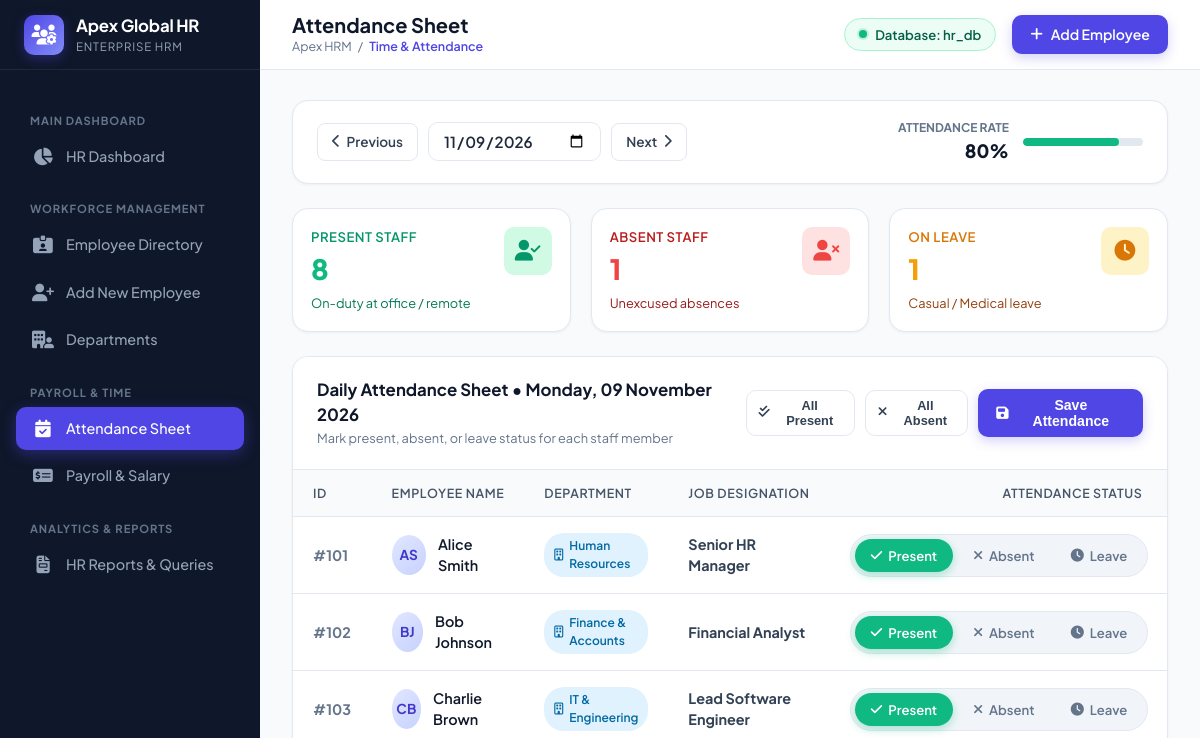
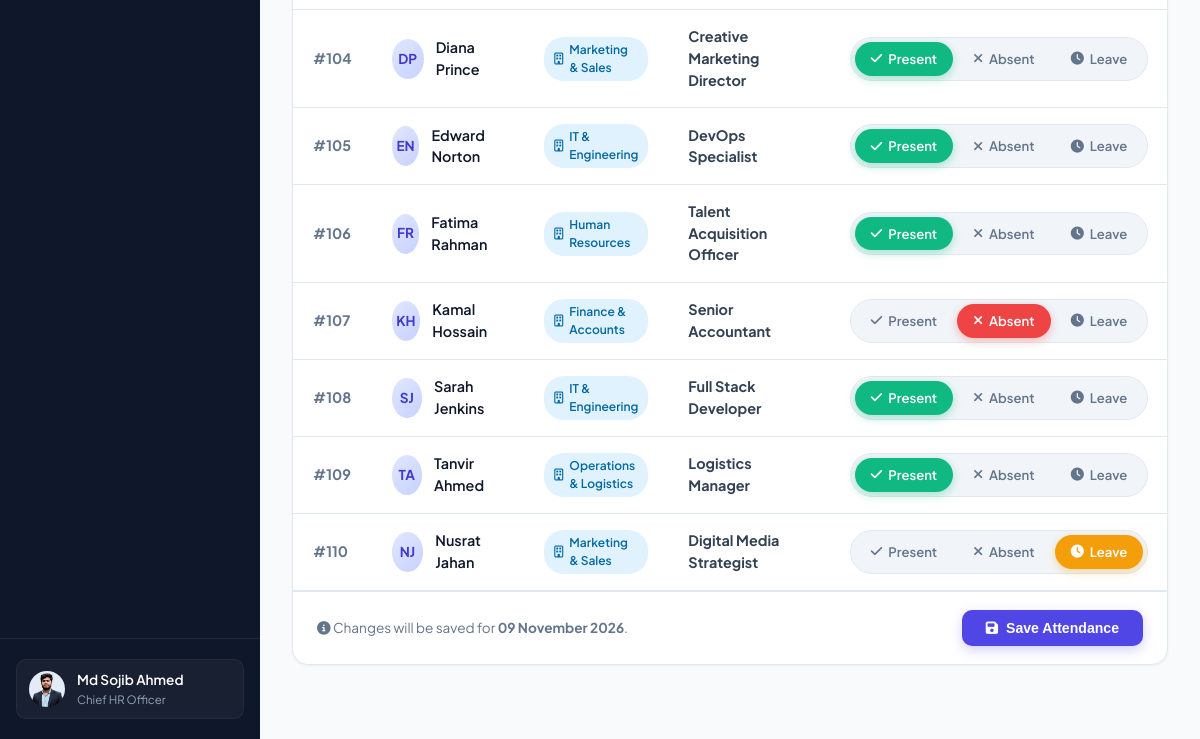
Before: /attendance.php with the older database file (2 pictures, top to bottom).
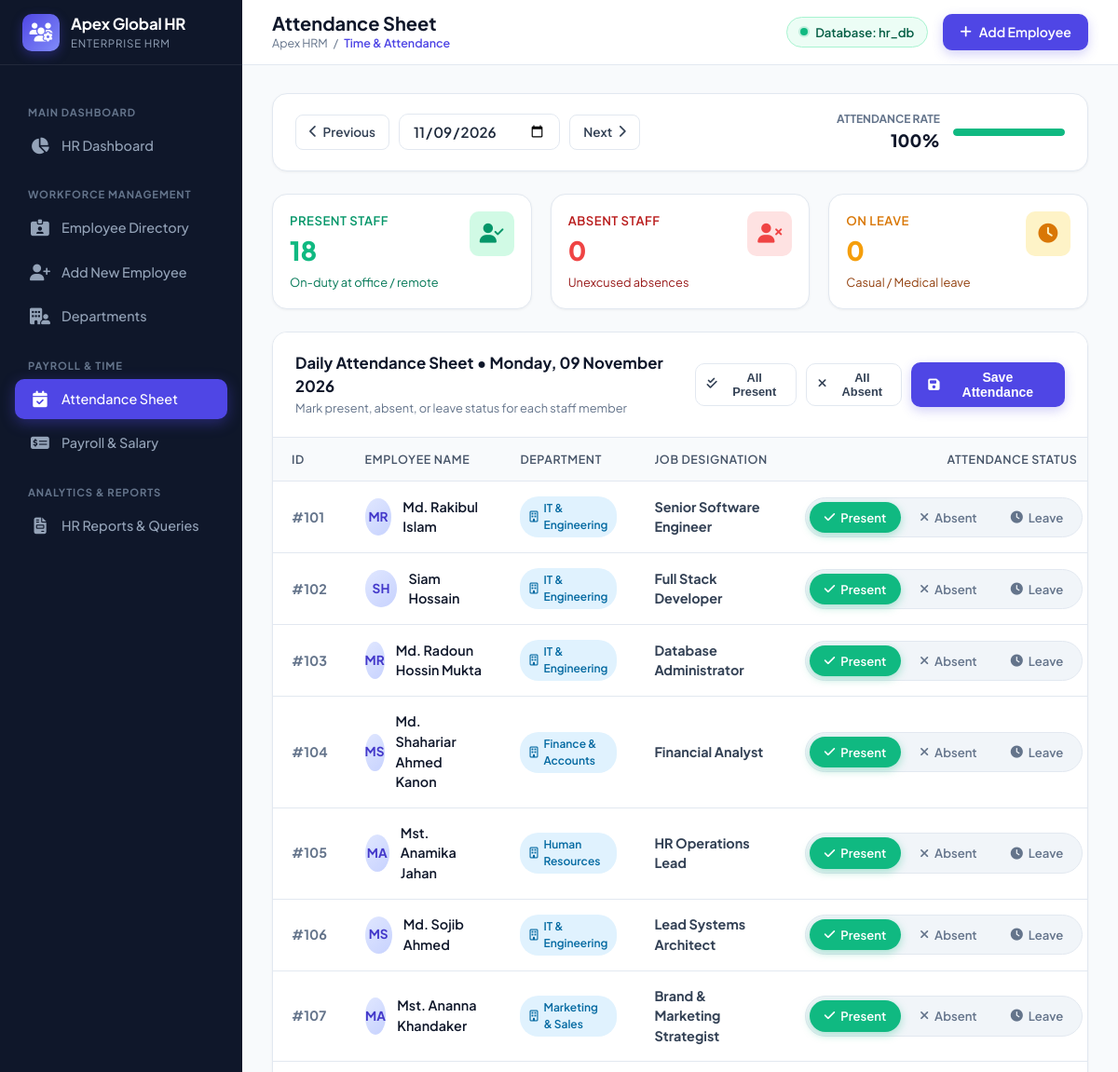
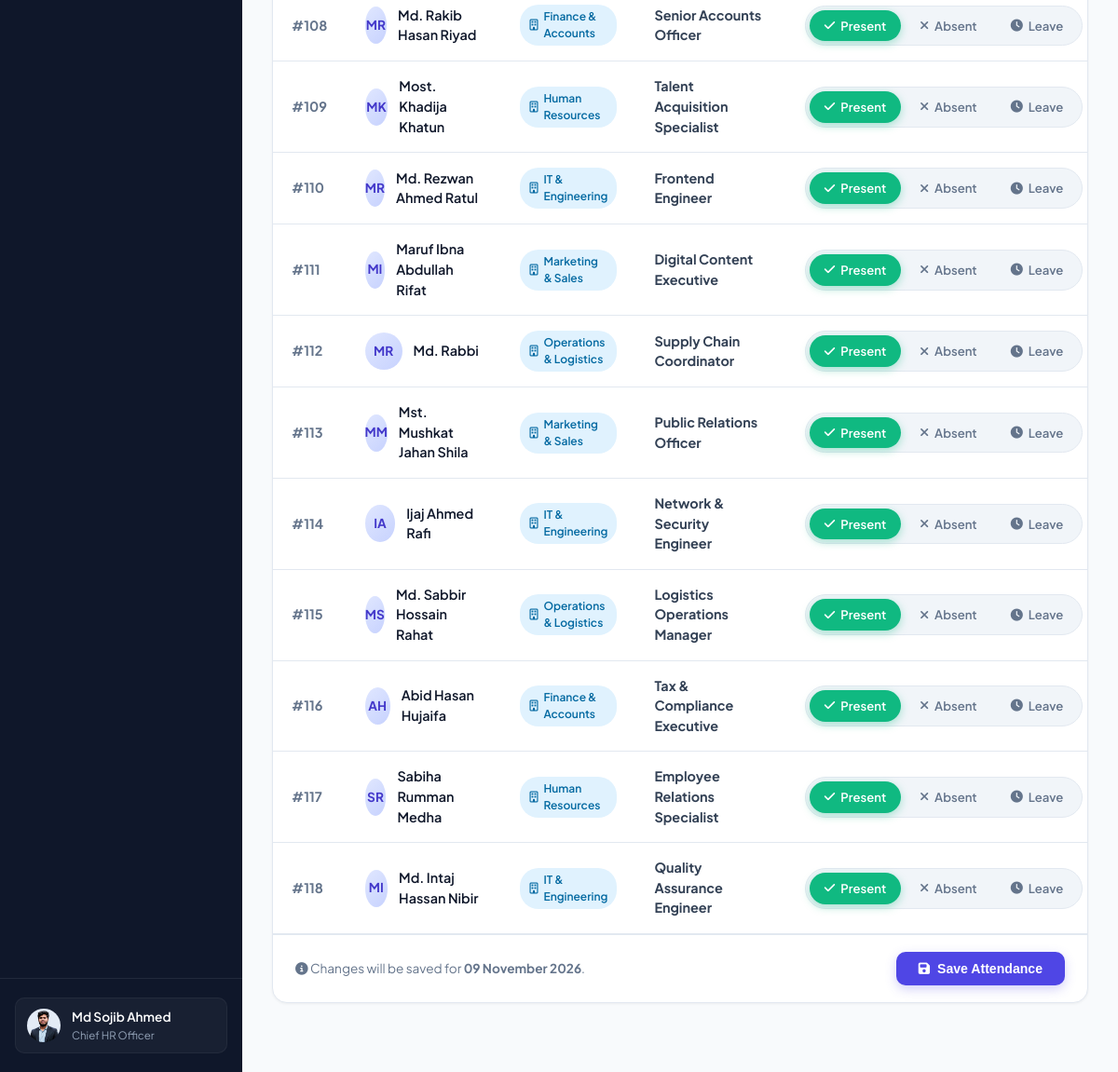
After: the same page with the newer database file (2 pictures, top to bottom).
### tables this page shows
CREATE TABLE `Employee` (
    `employee_id` INT PRIMARY KEY,
    `employee_name` VARCHAR(100) NOT NULL,
    `department_id` INT NULL,
    `designation` VARCHAR(100) DEFAULT 'Specialist',
    `email` VARCHAR(100) NOT NULL,
    `phone` VARCHAR(30) DEFAULT '01700000000',
    `hire_date` DATE DEFAULT '2024-01-15',
    `status` ENUM('Active', 'On Leave', 'Suspended') DEFAULT 'Active',
    `created_at` TIMESTAMP DEFAULT CURRENT_TIMESTAMP,
    FOREIGN KEY (`department_id`) REFERENCES `Department`(`department_id`) ON DELETE SET NULL
);

CREATE TABLE `Department` (
    `department_id` INT AUTO_INCREMENT PRIMARY KEY,
    `department_name` VARCHAR(100) NOT NULL,
    `department_code` VARCHAR(20) DEFAULT 'GEN',
    `location` VARCHAR(100) DEFAULT 'Headquarters',
    `created_at` TIMESTAMP DEFAULT CURRENT_TIMESTAMP
);

### attendance.php (the view, shortened to what this page needs)
<?php
require_once 'db.php';
$page_title = 'Attendance Sheet';
$breadcrumb = 'Time & Attendance';
$selected_date = isset($_GET['date']) ? $_GET['date'] : date('Y-m-d');
$prev_date     = date('Y-m-d', strtotime($selected_date . ' -1 day'));
$next_date     = date('Y-m-d', strtotime($selected_date . ' +1 day'));
$query = "SELECT
            e.employee_id,
            e.employee_name,
            e.designation,
            d.department_name,
            d.department_code,
            COALESCE(a.status, 'Present') as status
          FROM Employee e
          LEFT JOIN Department d ON e.department_id = d.department_id
          LEFT JOIN Attendance a ON e.employee_id = a.employee_id AND a.attendance_date = '$selected_date'
          ORDER BY e.employee_id ASC";
$result = mysqli_query($conn, $query);
$stat_sql = "SELECT
                SUM(CASE WHEN status = 'Present' THEN 1 ELSE 0 END) as p_cnt,
                SUM(CASE WHEN status = 'Absent' THEN 1 ELSE 0 END) as a_cnt,
                SUM(CASE WHEN status = 'Leave' THEN 1 ELSE 0 END) as l_cnt,
                COUNT(*) as total_logged
             FROM Attendance WHERE attendance_date = '$selected_date'";
$stat_res = mysqli_query($conn, $stat_sql);
$day_stats = ($stat_res) ? mysqli_fetch_assoc($stat_res) : ['p_cnt' => 0, 'a_cnt' => 0, 'l_cnt' => 0, 'total_logged' => 0];
$total_employees = 0;
$cnt_res = mysqli_query($conn, "SELECT COUNT(*) as c FROM Employee");
if ($cnt_res && $crow = mysqli_fetch_assoc($cnt_res)) {
    $total_employees = (int)$crow['c'];
}
$present_count = (int)$day_stats['p_cnt'];
$absent_count  = (int)$day_stats['a_cnt'];
$leave_count   = (int)$day_stats['l_cnt'];
$attendance_pct = ($total_employees > 0) ? round(($present_count / $total_employees) * 100) : 0;
include_once 'includes/header.php';
?>
<div class="app-card" style="margin-bottom:24px;">
  <div style="padding:18px 24px; display:flex; flex-wrap:wrap; justify-content:space-between; align-items:center; gap:16px;">
    <div style="display:flex; align-items:center; gap:10px; flex-wrap:wrap;">
      <a href="attendance.php?date=<?php echo $prev_date; ?>" class="date-nav-btn" title="Previous Day">
        <i class="fa-solid fa-chevron-left"></i> Previous
      </a>
      <form method="GET" action="attendance.php" id="datePickerForm" style="display:flex; align-items:center; gap:8px;">
        <div style="position:relative;">
          <input type="date" name="date" value="<?php echo htmlspecialchars($selected_date); ?>" class="form-control" onchange="document.getElementById('datePickerForm').submit();" style="font-size:0.95rem; font-weight:600; padding:8px 14px;">
        </div>
      </form>
      <a href="attendance.php?date=<?php echo $next_date; ?>" class="date-nav-btn" title="Next Day">
        Next <i class="fa-solid fa-chevron-right"></i>
      </a>
    </div>
    <div style="display:flex; align-items:center; gap:14px;">
      <div style="text-align:right;">
        <div style="font-size:0.75rem; color:var(--slate-500); text-transform:uppercase; font-weight:700;">Attendance Rate</div>
        <div style="font-size:1.15rem; font-weight:800; color:var(--slate-900);"><?php echo $attendance_pct; ?>%</div>
      </div>
      <div style="width:120px; background:#e2e8f0; height:8px; border-radius:10px; overflow:hidden;">
        <div style="width:<?php echo $attendance_pct; ?>%; background:#10b981; height:100%; border-radius:10px; transition:width 0.4s;"></div>
      </div>
    </div>
  </div>
</div>
<div class="metrics-grid" style="grid-template-columns: repeat(3, 1fr); margin-bottom:24px;">
  <div class="metric-card" style="padding:18px;">
    <div>
      <div class="metric-title" style="color:#059669;">Present Staff</div>
      <div class="metric-value" style="color:#10b981;"><?php echo $present_count; ?></div>
      <div class="metric-sub" style="color:#047857;">On-duty at office / remote</div>
    </div>
    <div class="metric-icon-box icon-green">
      <i class="fa-solid fa-user-check"></i>
    </div>
  </div>
  <div class="metric-card" style="padding:18px;">
    <div>
      <div class="metric-title" style="color:#b91c1c;">Absent Staff</div>
      <div class="metric-value" style="color:#ef4444;"><?php echo $absent_count; ?></div>
      <div class="metric-sub" style="color:#991b1b;">Unexcused absences</div>
    </div>
    <div class="metric-icon-box" style="background:#fee2e2; color:#ef4444;">
      <i class="fa-solid fa-user-xmark"></i>
    </div>
  </div>
  <div class="metric-card" style="padding:18px;">
    <div>
      <div class="metric-title" style="color:#d97706;">On Leave</div>
      <div class="metric-value" style="color:#f59e0b;"><?php echo $leave_count; ?></div>
      <div class="metric-sub" style="color:#92400e;">Casual / Medical leave</div>
    </div>
    <div class="metric-icon-box icon-amber">
      <i class="fa-solid fa-clock"></i>
    </div>
  </div>
</div>
<form method="POST" action="attendance.php" id="attendanceForm">
  <div class="app-card">
    <div class="card-header-custom">
      <div>
        <div class="card-title">Daily Attendance Sheet &bull; <?php echo date('l, d F Y', strtotime($selected_date)); ?></div>
        <div class="card-subtitle">Mark present, absent, or leave status for each staff member</div>
      </div>
      <div style="display:flex; align-items:center; gap:10px;">
        <button type="button" onclick="markAll('Present')" class="btn-secondary-custom" style="padding:7px 12px; font-size:0.8rem;">
          <i class="fa-solid fa-check-double text-success"></i> All Present
        </button>
        <button type="button" onclick="markAll('Absent')" class="btn-secondary-custom" style="padding:7px 12px; font-size:0.8rem;">
          <i class="fa-solid fa-xmark text-danger"></i> All Absent
        </button>
        <button type="submit" class="btn-primary-custom" style="padding:8px 18px;">
          <i class="fa-solid fa-floppy-disk"></i> Save Attendance
        </button>
      </div>
    </div>
    <div class="table-responsive">
      <table class="custom-table">
        <thead>
          <tr>
            <th style="width:70px;">ID</th>
            <th>Employee Name</th>
            <th>Department</th>
            <th>Job Designation</th>
            <th style="text-align:right; padding-right:30px;">Attendance Status</th>
          </tr>
        </thead>
        <tbody>
          <?php if ($result && mysqli_num_rows($result) > 0): ?>
            <?php while ($row = mysqli_fetch_assoc($result)):
              $current_st = $row['status'] ?? 'Present';
              $emp_id = $row['employee_id'];
              $parts = explode(' ', trim($row['employee_name']));
              $initials = strtoupper(substr($parts[0] ?? 'E', 0, 1) . substr($parts[1] ?? '', 0, 1));
            ?>
              <tr>
                <td><span style="font-weight:700; color:var(--slate-500);">#<?php echo $emp_id; ?></span></td>
                <td>
                  <div class="employee-cell">
                    <div class="avatar-badge"><?php echo $initials; ?></div>
                    <div>
                      <div class="emp-name"><?php echo htmlspecialchars($row['employee_name']); ?></div>
                    </div>
                  </div>
                </td>
                <td>
                  <span class="badge-custom badge-active">
                    <i class="fa-regular fa-building me-1"></i><?php echo htmlspecialchars($row['department_name'] ?? 'General'); ?>
                  </span>
                </td>
                <td><strong><?php echo htmlspecialchars($row['designation'] ?? 'Specialist'); ?></strong></td>
                <td style="text-align:right; padding-right:24px;">
                  <div class="status-pill-group">
                    <label class="status-pill-label <?php echo ($current_st == 'Present') ? 'active-present' : ''; ?>" onclick="updatePill(this, 'present')">
                      <i class="fa-solid fa-check"></i> Present
                    </label>
                    <label class="status-pill-label <?php echo ($current_st == 'Absent') ? 'active-absent' : ''; ?>" onclick="updatePill(this, 'absent')">
                      <i class="fa-solid fa-xmark"></i> Absent
                    </label>
                    <label class="status-pill-label <?php echo ($current_st == 'Leave') ? 'active-leave' : ''; ?>" onclick="updatePill(this, 'leave')">
                      <i class="fa-solid fa-clock"></i> Leave
                    </label>
                  </div>
                </td>
              </tr>
            <?php endwhile; ?>
          <?php endif; ?>
        </tbody>
      </table>
    </div>
    <div style="padding:18px 24px; border-top:1px solid var(--border-color); display:flex; justify-content:space-between; align-items:center;">
      <div style="color:var(--slate-500); font-size:0.85rem;">
        <i class="fa-solid fa-circle-info me-1 text-primary"></i> Changes will be saved for <b><?php echo date('d F Y', strtotime($selected_date)); ?></b>.
      </div>
      <button type="submit" class="btn-primary-custom" style="padding:10px 24px;">
        <i class="fa-solid fa-floppy-disk"></i> Save Attendance
      </button>
    </div>
  </div>
</form>
<?php include_once 'includes/footer.php'; ?>

### includes/header.php (shortened to what this page needs)
<!DOCTYPE html>
<html lang="en">
<head>
  <link rel="stylesheet" href="https://cdnjs.cloudflare.com/ajax/libs/font-awesome/6.5.1/css/all.min.css" />
  <link rel="stylesheet" href="assets/css/style.css">
</head>
<body>
<div class="app-wrapper">
  <?php include_once __DIR__ . '/sidebar.php'; ?>
  <main class="app-main">
    <header class="app-topbar">
      <div class="topbar-left">
        <div class="page-title">
          <h1><?php echo htmlspecialchars($page_title); ?></h1>
          <div class="page-breadcrumb">
            <span>Apex HRM</span>
            <span>/</span>
            <span style="color:var(--primary); font-weight:600;"><?php echo htmlspecialchars($breadcrumb); ?></span>
          </div>
        </div>
      </div>
      <div class="topbar-right">
        <div class="db-pill">
          <span class="pulse-dot"></span>
          <span>Database: hr_db</span>
        </div>
        <a href="add_employee.php" class="btn-primary-custom">
          <i class="fa-solid fa-plus"></i>
          <span>Add Employee</span>
        </a>
      </div>
    </header>
    <div class="content-body">

### includes/sidebar.php
<?php
$current_page = basename($_SERVER['PHP_SELF']);
?>
<aside class="app-sidebar" id="appSidebar">
  <div class="sidebar-header">
    <div class="brand-icon">
      <i class="fa-solid fa-users-gear"></i>
    </div>
    <div class="brand-text">
      <h2>Apex Global HR</h2>
      <span>Enterprise HRM</span>
    </div>
  </div>
  <div class="sidebar-menu">
    <div class="menu-category">Main Dashboard</div>
    <a href="index.php" class="nav-link <?php echo ($current_page == 'index.php') ? 'active' : ''; ?>">
      <i class="fa-solid fa-chart-pie"></i>
      <span>HR Dashboard</span>
    </a>
    <div class="menu-category">Workforce Management</div>
    <a href="employees.php" class="nav-link <?php echo ($current_page == 'employees.php' || $current_page == 'edit_employee.php') ? 'active' : ''; ?>">
      <i class="fa-solid fa-id-card-clip"></i>
      <span>Employee Directory</span>
    </a>
    <a href="add_employee.php" class="nav-link <?php echo ($current_page == 'add_employee.php') ? 'active' : ''; ?>">
      <i class="fa-solid fa-user-plus"></i>
      <span>Add New Employee</span>
    </a>
    <a href="departments.php" class="nav-link <?php echo ($current_page == 'departments.php') ? 'active' : ''; ?>">
      <i class="fa-solid fa-building-user"></i>
      <span>Departments</span>
    </a>
    <div class="menu-category">Payroll & Time</div>
    <a href="attendance.php" class="nav-link <?php echo ($current_page == 'attendance.php') ? 'active' : ''; ?>">
      <i class="fa-solid fa-calendar-check"></i>
      <span>Attendance Sheet</span>
    </a>
    <a href="payroll.php" class="nav-link <?php echo ($current_page == 'payroll.php') ? 'active' : ''; ?>">
      <i class="fa-solid fa-money-check-dollar"></i>
      <span>Payroll & Salary</span>
    </a>
    <div class="menu-category">Analytics & Reports</div>
    <a href="reports.php" class="nav-link <?php echo ($current_page == 'reports.php') ? 'active' : ''; ?>">
      <i class="fa-solid fa-file-invoice"></i>
      <span>HR Reports & Queries</span>
    </a>
  </div>
  <div class="sidebar-footer">
    <div class="user-card">
      <img src="assets/pic.jpeg" alt="HR Director">
      <div class="user-info">
        <div class="name">Md Sojib Ahmed</div>
        <div class="role">Chief HR Officer</div>
      </div>
    </div>
  </div>
</aside>

### includes/footer.php (shortened to what this page needs)
    </div>
  </main>
</div>
</body>
</html>

### attendance.php (style rules this page uses)
.status-pill-group { display: inline-flex; background: #f1f5f9; padding: 4px; border-radius: 30px; gap: 4px; border: 1px solid #e2e8f0; }
.status-pill-label { display: inline-flex; align-items: center; gap: 6px; padding: 7px 16px; border-radius: 20px; font-size: 0.82rem; font-weight: 600; cursor: pointer; transition: all 0.2s cubic-bezier(0.4, 0, 0.2, 1); color: #64748b; user-select: none; margin: 0; }
.status-pill-label.active-present { background: #10b981 !important; color: #ffffff !important; box-shadow: 0 3px 10px rgba(16, 185, 129, 0.35); }
.date-nav-btn { background: #ffffff; border: 1px solid var(--border-color); padding: 8px 14px; border-radius: 8px; color: var(--slate-700); font-size: 0.85rem; font-weight: 600; display: inline-flex; align-items: center; gap: 6px; transition: all 0.15s; }
.status-pill-label.active-absent { background: #ef4444 !important; color: #ffffff !important; box-shadow: 0 3px 10px rgba(239, 68, 68, 0.35); }
.status-pill-label.active-leave { background: #f59e0b !important; color: #ffffff !important; box-shadow: 0 3px 10px rgba(245, 158, 11, 0.35); }

Changed rows visible on the page:
changed employee id 101: employee_name "AS" → "MR"; employee_name "Alice Smith" → "Md. Rakibul Islam"; department.department_name "Human Resources" → "IT & Engineering"; designation "Senior HR Manager" → "Senior Software Engineer"
changed employee id 102: employee_name "BJ" → "SH"; employee_name "Bob Johnson" → "Siam Hossain"; department.department_name "Finance & Accounts" → "IT & Engineering"; designation "Financial Analyst" → "Full Stack Developer"
changed employee id 103: employee_name "CB" → "MR"; employee_name "Charlie Brown" → "Md. Radoun Hossin Mukta"; designation "Lead Software Engineer" → "Database Administrator"
changed employee id 104: employee_name "DP" → "MS"; employee_name "Diana Prince" → "Md. Shahariar Ahmed Kanon"; department.department_name "Marketing & Sales" → "Finance & Accounts"; designation "Creative Marketing Director" → "Financial Analyst"
changed employee id 105: employee_name "EN" → "MA"; employee_name "Edward Norton" → "Mst. Anamika Jahan"; department.department_name "IT & Engineering" → "Human Resources"; designation "DevOps Specialist" → "HR Operations Lead"
changed employee id 106: employee_name "FR" → "MS"; employee_name "Fatima Rahman" → "Md. Sojib Ahmed"; department.department_name "Human Resources" → "IT & Engineering"; designation "Talent Acquisition Officer" → "Lead Systems Architect"
changed employee id 107: employee_name "KH" → "MA"; employee_name "Kamal Hossain" → "Mst. Ananna Khandaker"; department.department_name "Finance & Accounts" → "Marketing & Sales"; designation "Senior Accountant" → "Brand & Marketing Strategist"
changed employee id 108: employee_name "SJ" → "MR"; employee_name "Sarah Jenkins" → "Md. Rakib Hasan Riyad"; department.department_name "IT & Engineering" → "Finance & Accounts"; designation "Full Stack Developer" → "Senior Accounts Officer"
changed employee id 109: employee_name "TA" → "MK"; employee_name "Tanvir Ahmed" → "Most. Khadija Khatun"; department.department_name "Operations & Logistics" → "Human Resources"; designation "Logistics Manager" → "Talent Acquisition Specialist"
changed employee id 110: employee_name "NJ" → "MR"; employee_name "Nusrat Jahan" → "Md. Rezwan Ahmed Ratul"; department.department_name "Marketing & Sales" → "IT & Engineering"; designation "Digital Media Strategist" → "Frontend Engineer"
added employee: employee_id "111", employee_name "MI", employee_name "Maruf Ibna Abdullah Rifat", department.department_name "Marketing & Sales", designation "Digital Content Executive"
added employee: employee_id "112", employee_name "MR", employee_name "Md. Rabbi", department.department_name "Operations & Logistics", designation "Supply Chain Coordinator"
added employee: employee_id "113", employee_name "MM", employee_name "Mst. Mushkat Jahan Shila", department.department_name "Marketing & Sales", designation "Public Relations Officer"
added employee: employee_id "114", employee_name "IA", employee_name "Ijaj Ahmed Rafi", department.department_name "IT & Engineering", designation "Network & Security Engineer"
added employee: employee_id "115", employee_name "MS", employee_name "Md. Sabbir Hossain Rahat", department.department_name "Operations & Logistics", designation "Logistics Operations Manager"
added employee: employee_id "116", employee_name "AH", employee_name "Abid Hasan Hujaifa", department.department_name "Finance & Accounts", designation "Tax & Compliance Executive"
added employee: employee_id "117", employee_name "SR", employee_name "Sabiha Rumman Medha", department.department_name "Human Resources", designation "Employee Relations Specialist"
added employee: employee_id "118", employee_name "MI", employee_name "Md. Intaj Hassan Nibir", department.department_name "IT & Engineering", designation "Quality Assurance Engineer"
Other visible differences:
$attendance_pct: "80" → "100"
$attendance_pct: 80 → 100 (drawn)
$present_count: "8" → "18"
$absent_count: "1" → "0"
$leave_count: "1" → "0"
